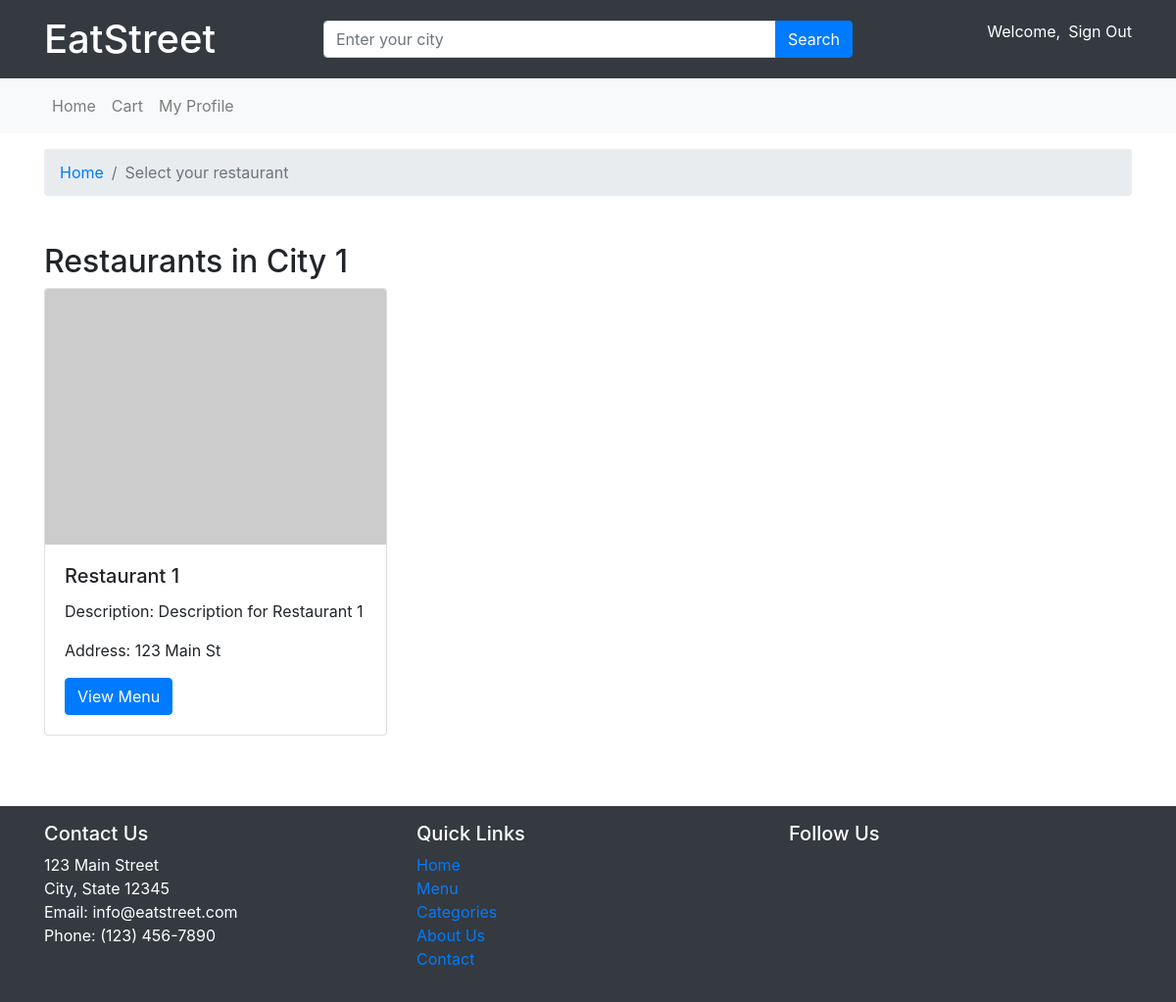
The page /restaurantSearch.php?city=City 1 (signed in) on the database its author committed.
### tables this page shows
CREATE TABLE restaurants (
    restaurant_id INT AUTO_INCREMENT PRIMARY KEY,
    name VARCHAR(100) NOT NULL,
    description TEXT,
    address VARCHAR(255),
    city VARCHAR(50),
    state VARCHAR(50),
    postal_code VARCHAR(20),
    phone_number VARCHAR(15),
    email VARCHAR(100),
    website VARCHAR(255),
    created_at TIMESTAMP DEFAULT CURRENT_TIMESTAMP
);

### restaurantSearch.php (the view, shortened to what this page needs)
<?php
require_once 'connection/connect.php';
if (isset($_SESSION['user'])){
    if (isset($_GET['city'])) {
        $city = $_GET['city'];
        $sql = "SELECT * FROM restaurants WHERE city = '$city'";
        $result = mysqli_query($conn, $sql);
        if (mysqli_num_rows($result) > 0) {
            ?>
            <!DOCTYPE html>
            <html lang="en">
            <head>
                <link rel="stylesheet" href="https://stackpath.bootstrapcdn.com/bootstrap/4.5.2/css/bootstrap.min.css">
                <link rel="stylesheet" href="css/styles.css">
            </head>
            <body>
                <?php include 'includes/header.php'; ?>
                <?php include 'includes/navbar.php'; ?>
                <nav aria-label="breadcrumb" class="container my-3">
                    <ol class="breadcrumb">
                        <li class="breadcrumb-item"><a href="#">Home</a></li>
                        <li class="breadcrumb-item active" aria-current="page">Select your restaurant</li>
                    </ol>
                </nav>
                <section class="container my-5">
                    <h2>Restaurants in <?php echo $city; ?></h2>
                    <div class="row">
                        <?php
                        while ($row = mysqli_fetch_assoc($result)) {
                            echo '<div class="col-md-4 mb-4">';
                            echo '<div class="card">';
                            echo '<img src="https://via.placeholder.com/200x150" class="card-img-top" alt="Restaurant Image">';
                            echo '<div class="card-body">';
                            echo '<h5 class="card-title">' . $row['name'] . '</h5>';
                            echo '<p class="card-text">Description: ' . $row['description'] . '</p>';
                            echo '<p class="card-text">Address: ' . $row['address'] . '</p>';
                        $restaurant_id = $row['restaurant_id'];
                        echo '<a href="menu.php?restaurant_id=' . $restaurant_id . '" class="btn btn-primary">View Menu</a>';
                            echo '</div>';
                            echo '</div>';
                            echo '</div>';
                        }
                        ?>
                    </div>
                </section>
                <?php include 'includes/footer.php'; ?>
            </body>
            </html>
            <?php
        } else {
            echo "No restaurants found in $city.";
        }
    } else {
        echo "Please enter a city to search for restaurants.";
    }
} else {
    echo ("You need to be logged in to add items to your cart.");
}

### rows shown on the page
restaurants: name "Restaurant 1", description "Description for Restaurant 1", address "123 Main St"

### other values the page prints
$city "City 1"
